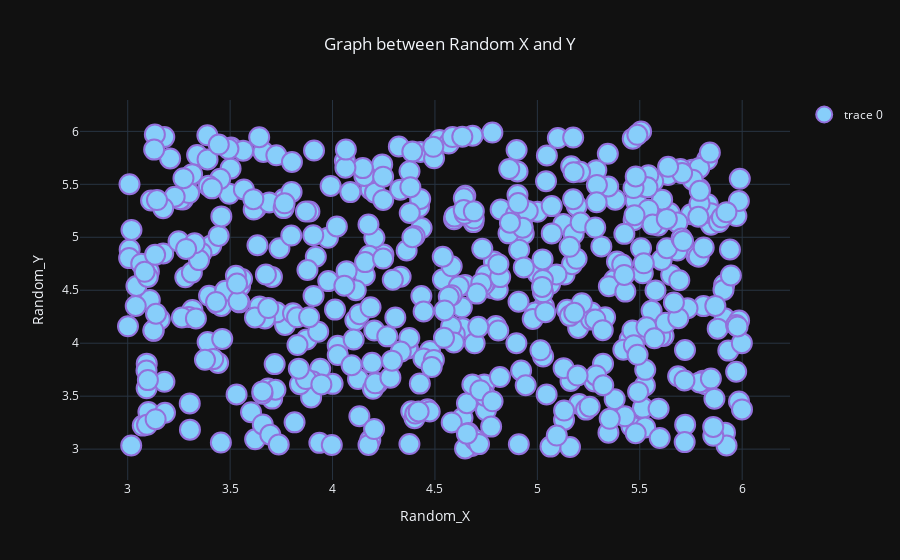

This figure's notebook cell:
### Code cell
x = np.random.uniform(low=3, high=6, size=(500,))
y = np.random.uniform(low=3, high=6, size=(500,))

# Build figure
fig = go.Figure()

# Add scatter trace with medium sized markers
fig.add_trace(
    go.Scatter(
        mode='markers',
        x=x,
        y=y,
        marker=dict(
            color='LightSkyBlue',
            size=20,
            line=dict(
                color='MediumPurple',
                width=2
            )
        ),
        showlegend=True
    )
)
fig.update_xaxes(title='Random_X')
fig.update_yaxes(title='Random_Y')

fig.update_layout(title_text='Graph between Random X and Y', title_x=0.5)



fig.show()

### Figure 1 — Plotly figure (JSON) as saved in the notebook; plotly's stock layout.template omitted (floating-point values rounded to 4 significant figures; data arrays with more than 128 entries replaced by an {"elided": "..."} marker saying what was removed)
{"data": [{"marker": {"color": "LightSkyBlue", "line": {"color": "MediumPurple", "width": 2}, "size": 20}, "mode": "markers", "showlegend": true, "x": {"elided": "500 float values"}, "y": {"elided": "500 float values"}, "type": "scatter"}], "layout": {"xaxis": {"title": {"text": "Random_X"}}, "yaxis": {"title": {"text": "Random_Y"}}, "title": {"text": "Graph between Random X and Y", "x": 0.5}}}
